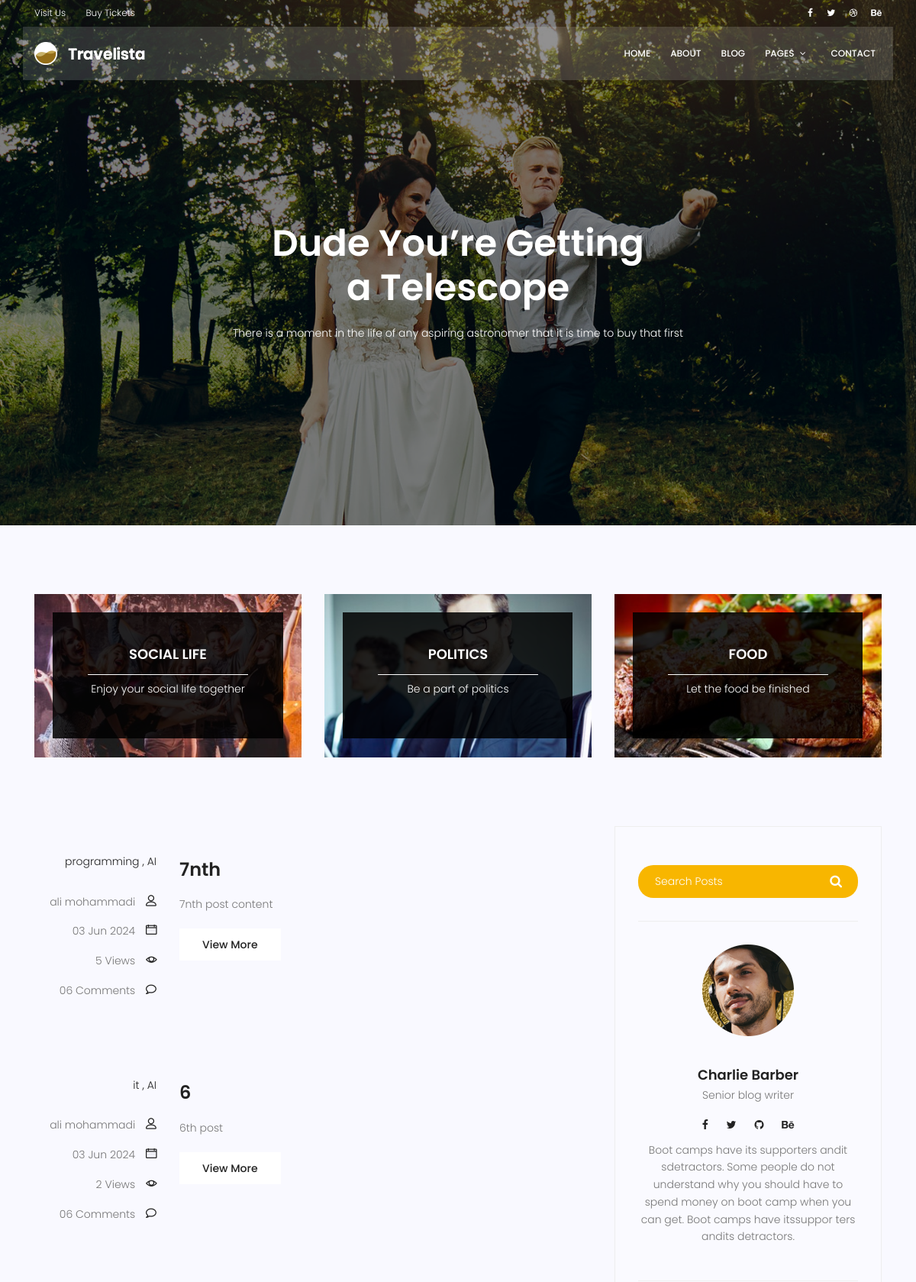
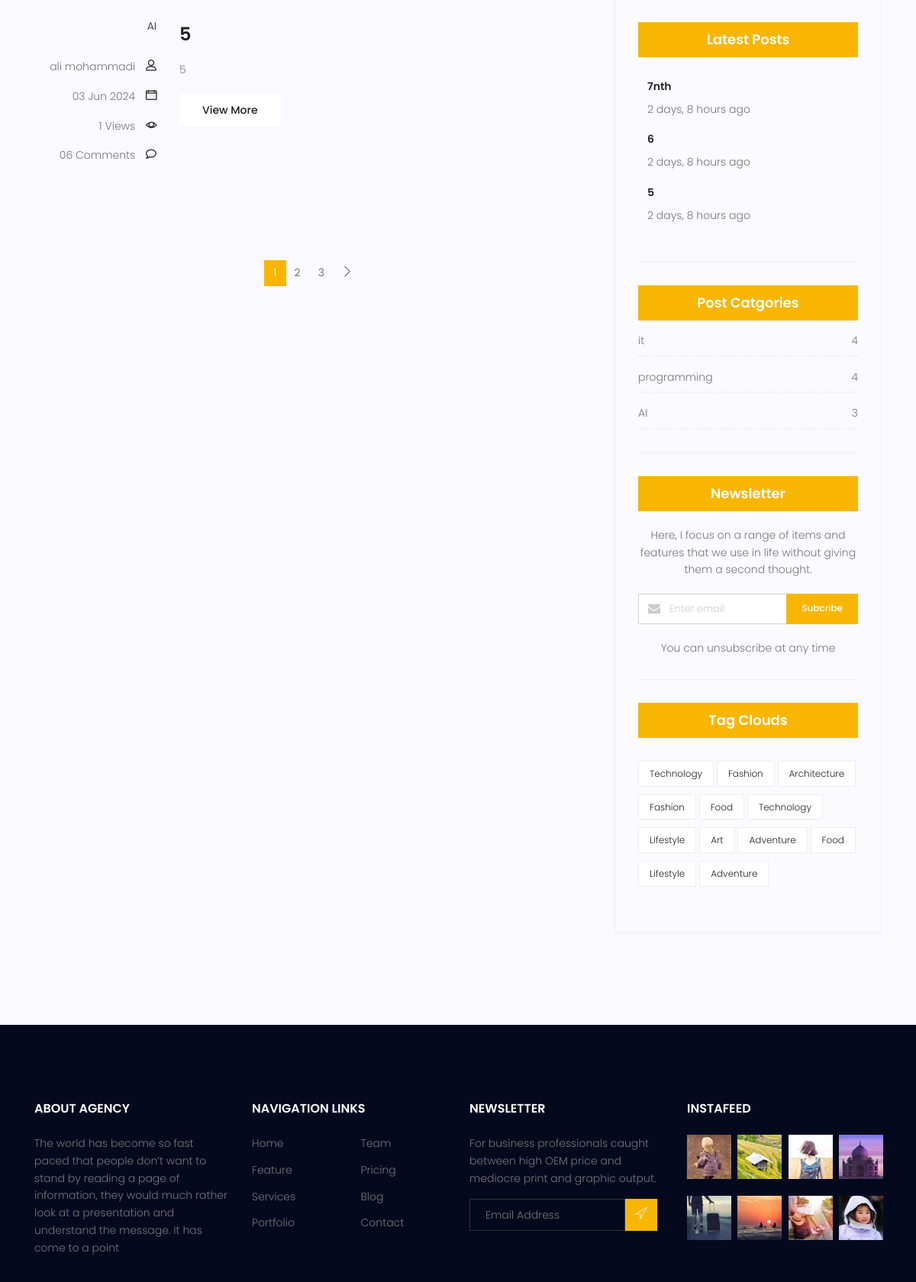
Screenshot of /blog/ (upper part) with the database file from the repository (2 pictures, top to bottom).
### blog/models.py (models this page shows, shortened)
class Category(models.Model):
    name = models.CharField(max_length=255)
    def __str__(self) -> str:
        return self.name

class Post(models.Model):
    image = models.ImageField(upload_to='blog/', default='blog/default.jpg')
    author = models.ForeignKey(User, related_name='posts', on_delete=models.SET_NULL, null=True)
    title = models.CharField(max_length=255)
    content = models.TextField()
    category = models.ManyToManyField(Category)
    counted_view = models.IntegerField(default=0)
    status = models.BooleanField(default=False)
    published_datetime = models.DateTimeField(null=True)
    created_datetime = models.DateTimeField(auto_now_add=True)
    modified_datetime = models.DateTimeField(auto_now=True)
    class Meta:
        ordering = ['-created_datetime']

### blog/views.py (the view)
# urls.py: path('', views.blog_list_view, name='list_view'),
def blog_list_view(request, **kwargs):
    posts = Post.objects.filter(status=True)
    posts = posts.filter(published_datetime__lte=now())
    if kwargs.get("cat_name") != None:
        posts = posts.filter(category__name=kwargs.get("cat_name"))
    posts = Paginator(posts, 3)
    try:
        page_number = request.GET.get("page")
        posts = posts.get_page(page_number)
    except PageNotAnInteger:
        posts = posts.get_page(1)
    except EmptyPage:
        posts = posts.get_page(1)
    context = {"posts": posts}
    return render(request, "blog/blog-home.html", context)

### blog/templatetags/blog_tags.py (called while the page is built)
@register.inclusion_tag("blog/blog-latest-post.html")
def latestposts(arg=3):
    posts = Post.objects.filter(status=True, published_datetime__lte=now()).order_by(
        "-published_datetime"
    )[:arg]
    return {"posts": posts}

@register.inclusion_tag("blog/blog-category.html")
def post_categories():
    posts = Post.objects.filter(status=True, published_datetime__lte=now())
    categories = Category.objects.all()
    cat_dict = {}
    for name in categories:
        cat_dict[name] = posts.filter(category=name).count()
    return {"categories": cat_dict}

### templates/blog/blog-home.html (shortened to what this page needs)
{% extends '_base.html'%}
{% load static %}
{% load blog_tags %}
{% block content %}
<section class="banner-area relative blog-home-banner" id="home">
  <div class="overlay overlay-bg"></div>
  <div class="container">
    <div class="row d-flex align-items-center justify-content-center">
      <div class="about-content blog-header-content col-lg-12">
        <h1 class="text-white">Dude You’re Getting a Telescope</h1>
        <p class="text-white">
          There is a moment in the life of any aspiring astronomer that it is
          time to buy that first
        </p>
      </div>
    </div>
  </div>
</section>
<section class="top-category-widget-area pt-90 pb-90">
  <div class="container">
    <div class="row">
      <div class="col-lg-4">
        <div class="single-cat-widget">
          <div class="content relative">
            <div class="overlay overlay-bg"></div>
            <a href="#" target="_blank">
              <div class="thumb">
                <img
                  class="content-image img-fluid d-block mx-auto"
                  src="{% static 'img/blog/cat-widget1.jpg' %}"
                  alt=""
                />
              </div>
              <div class="content-details">
                <h4 class="content-title mx-auto text-uppercase">
                  Social life
                </h4>
                <span></span>
                <p>Enjoy your social life together</p>
              </div>
            </a>
          </div>
        </div>
      </div>
      <div class="col-lg-4">
        <div class="single-cat-widget">
          <div class="content relative">
            <div class="overlay overlay-bg"></div>
            <a href="#" target="_blank">
              <div class="thumb">
                <img
                  class="content-image img-fluid d-block mx-auto"
                  src="{% static 'img/blog/cat-widget2.jpg' %}"
                  alt=""
                />
              </div>
              <div class="content-details">
                <h4 class="content-title mx-auto text-uppercase">Politics</h4>
                <span></span>
                <p>Be a part of politics</p>
              </div>
            </a>
          </div>
        </div>
      </div>
      <div class="col-lg-4">
        <div class="single-cat-widget">
          <div class="content relative">
            <div class="overlay overlay-bg"></div>
            <a href="#" target="_blank">
              <div class="thumb">
                <img
                  class="content-image img-fluid d-block mx-auto"
                  src="{% static 'img/blog/cat-widget3.jpg' %}"
                  alt=""
                />
              </div>
              <div class="content-details">
                <h4 class="content-title mx-auto text-uppercase">Food</h4>
                <span></span>
                <p>Let the food be finished</p>
              </div>
            </a>
          </div>
        </div>
      </div>
    </div>
  </div>
</section>
<section class="post-content-area">
  <div class="container">
    <div class="row">
      <div class="col-lg-8 posts-list">
        {% for post in posts %}
        <div class="single-post row">
          <div class="col-lg-3 col-md-3 meta-details">
            <ul class="tags">
              <li>
                  {% for cat in post.category.all %}
                   <a href="{% url 'blog:category' cat_name=cat.name %}"> {{ cat.name }} {% if not forloop.last %} , {% endif %} </a>
                  {% endfor %}
                </li>
            </ul>
            <div class="user-details row">
              <p class="user-name col-lg-12 col-md-12 col-6">
                <a href="#">{{ post.author.get_full_name }}</a>
                <span class="lnr lnr-user"></span>
              </p>
              <p class="date col-lg-12 col-md-12 col-6">
                <a href="#">{{post.published_datetime|date:"d M Y" }}</a>
                <span class="lnr lnr-calendar-full"></span>
              </p>
              <p class="view col-lg-12 col-md-12 col-6">
                <a href="#">{{post.counted_view}} Views</a>
                <span class="lnr lnr-eye"></span>
              </p>
              <p class="comments col-lg-12 col-md-12 col-6">
                <a href="#">06 Comments</a> <span class="lnr lnr-bubble"></span>
              </p>
            </div>
          </div>
          <div class="col-lg-9 col-md-9">
            <div class="feature-img">
            </div>
            <a
              class="posts-title"
              href="{% url 'blog:detail_view' pk=post.id %}"
              ><h3>{{post.title}}</h3></a
            >
            <p class="excert">
              {{post.content|truncatewords:20 }}
            </p>
            <a
              href="{% url 'blog:detail_view' pk=post.id %}"
              class="primary-btn"
              >View More</a
            >
          </div>
        </div>
        {% endfor %}
        <nav class="blog-pagination justify-content-center d-flex">
          <ul class="pagination">
            {% for i in posts.paginator.page_range %}
            {% if posts.number == i %}
            <li class="page-item active">
              <a href="?page={{ i }}" class="page-link">{{ i }}</a>
            </li>
            {% else %}
            <li class="page-item">
              <a href="?page={{ i }}" class="page-link">{{ i }}</a>
            </li>
            {% endif %}
            {% endfor %}
            {% if posts.has_next %}
            <li class="page-item">
              <a href="?page={{ posts.next_page_number }}" class="page-link" aria-label="Next">
                <span aria-hidden="true">
                  <span class="lnr lnr-chevron-right"></span>
                </span>
              </a>
            </li>
            {% endif %}
          </ul>
        </nav>
      </div>
      <div class="col-lg-4 sidebar-widgets">
        <div class="widget-wrap">
          {% include 'blog/blog-search.html' %}
          {% include 'blog/blog-writer.html' %}
          {% latestposts %}
          {% post_categories %}
          {% include 'blog/blog-newsletter.html' %}
          {% include 'blog/blog-tag.html' %}
        </div>
      </div>
    </div>
  </div>
</section>
{% endblock content %}

### templates/blog/blog-latest-post.html (shortened to what this page needs)
{% load static %}
{% load humanize %}
<div class="single-sidebar-widget popular-post-widget">
    <h4 class="popular-title">Latest Posts</h4>
    <div class="popular-post-list">
      {% for post in posts %}
      <div class="single-post-list d-flex flex-row align-items-center">
        <div class="details">
          <a href="{% url 'blog:detail_view' post.id %}"
            ><h6>{{ post.title }}</h6></a
          >
          <p>{{ post.published_datetime|naturaltime }}</p>
        </div>
      </div>
      {% endfor %}
    </div>
  </div>

### templates/blog/blog-category.html
<div class="single-sidebar-widget post-category-widget">
    <h4 class="category-title">Post Catgories</h4>
    <ul class="cat-list">
      {% for name, count in categories.items %}
      <li>
        <a href="{% url 'blog:category' cat_name=name %}" class="d-flex justify-content-between">
          <p>{{ name }}</p>
          <p>{{ count }}</p>
        </a>
      </li>
      {% endfor %}
  </div>

### rows the page displays
Post: author.get_full_name "ali mohammadi", published_datetime "03 Jun 2024", counted_view "5", title "7nth", content "7nth post content", published_datetime "2 days, 8 hours ago"
Category: name "programming", count "4"
Category: name "AI", id "3"
Post: author.get_full_name "ali mohammadi", published_datetime "03 Jun 2024", counted_view "2", title "6", content "6th post", published_datetime "2 days, 8 hours ago"
Category: name "it", count "4"
Post: author.get_full_name "ali mohammadi", published_datetime "03 Jun 2024", counted_view "1", title "5", content "5", published_datetime "2 days, 8 hours ago"

### other values shown
{{ i }} "1"
{{ i }} "2" "3"
